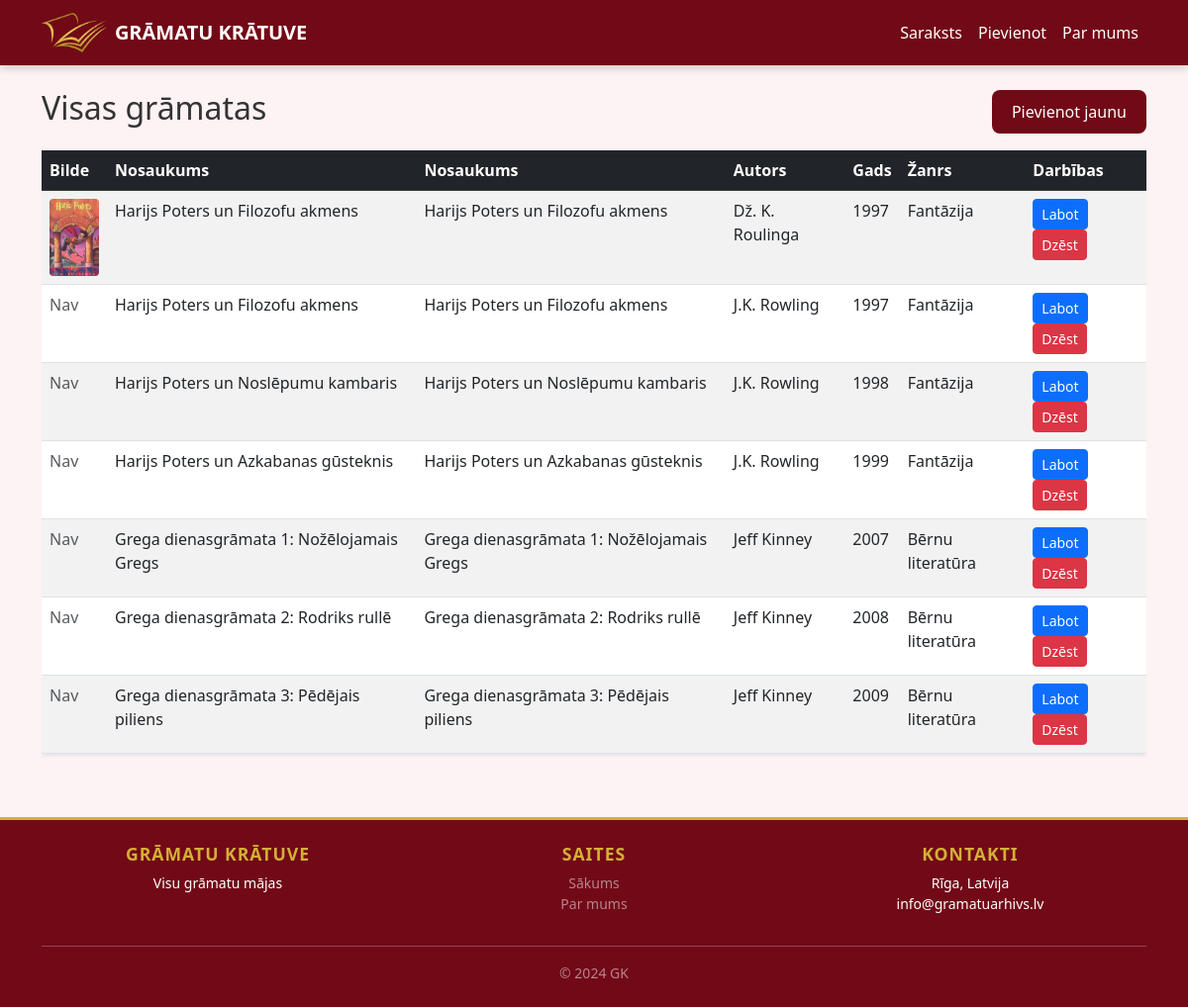
The app's page /gramatas, older data.
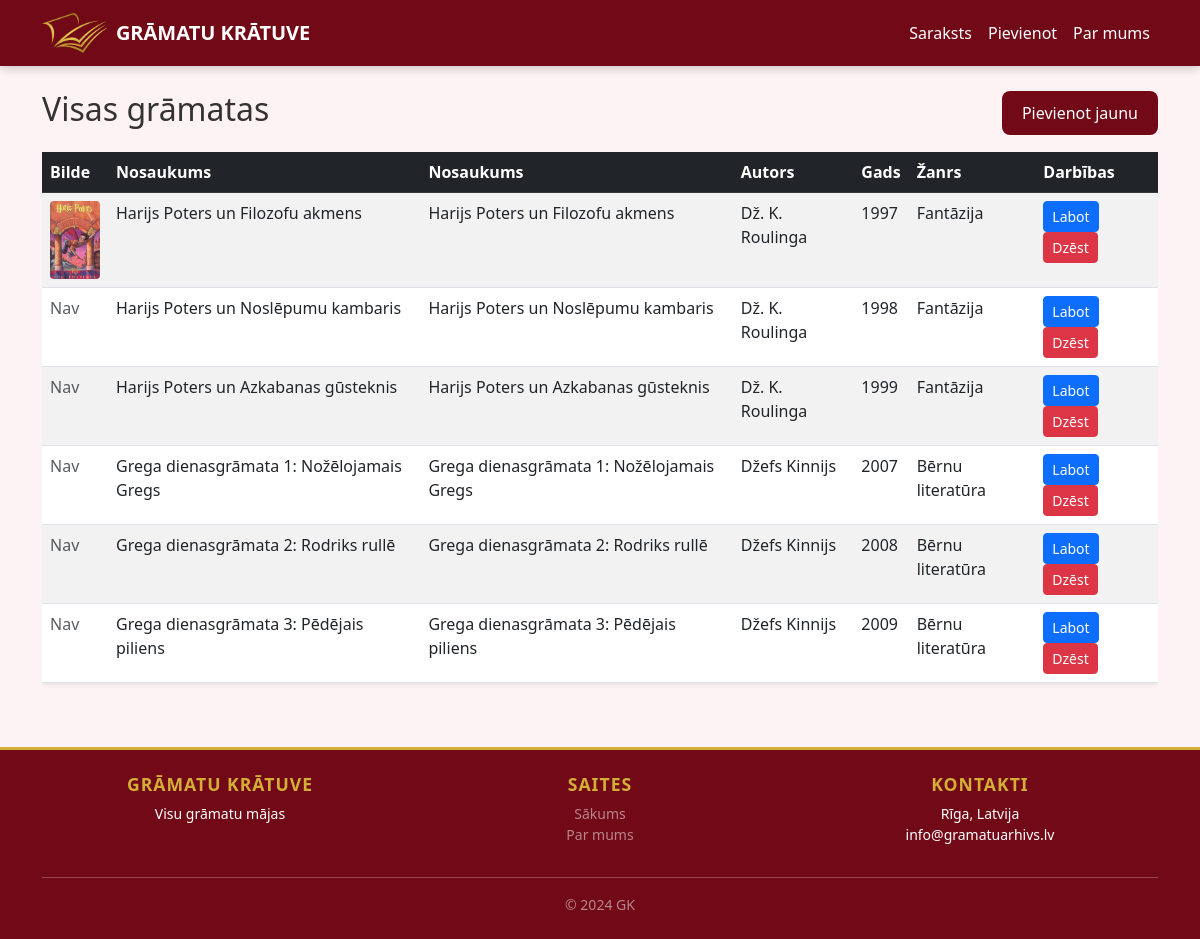
The same page, newer data.
### tables this page shows
CREATE TABLE books (
            id INTEGER PRIMARY KEY AUTOINCREMENT, 
            title TEXT NOT NULL, 
            gads INTEGER,
            author_id INTEGER, 
            zanrs_id INTEGER,
            bilde TEXT,
            FOREIGN KEY(author_id) REFERENCES authors(id), 
            FOREIGN KEY(zanrs_id) REFERENCES zanri(id)
        );

CREATE TABLE authors (id INTEGER PRIMARY KEY AUTOINCREMENT, name TEXT NOT NULL);

CREATE TABLE zanri (id INTEGER PRIMARY KEY AUTOINCREMENT, name TEXT NOT NULL);

### app.py (the view)
@app.route('/gramatas') # Grāmatu saraksta skats
def gramatas():
    conn = get_db()
    query = '''
        SELECT books.*, authors.name as author, zanri.name as zanrs
        FROM books
        JOIN authors ON books.author_id = authors.id
        JOIN zanri ON books.zanrs_id = zanri.id
    '''
    books = conn.execute(query).fetchall()
    conn.close()
    return render_template('gramatas.html', books=books)

### app.py (called while the page is built)
def get_db():
    conn = sqlite3.connect('database.db')
    conn.row_factory = sqlite3.Row # Šitais palīdz dabūt datus pēc nosaukumiem
    return conn

### templates/gramatas.html
{% extends 'base.html' %}
{% block content %}
<div class="d-flex justify-content-between align-items-center mb-3">
    <h2>Visas grāmatas</h2>
    <a href="/pievienot" class="btn btn-rose">Pievienot jaunu</a>
</div>
<div class="table-responsive">
    <table class="table table-striped bg-white shadow-sm">
        <thead class="table-dark">
            <tr>
                <th>Bilde</th> <th>Nosaukums</th>
                <th>Nosaukums</th>
                <th>Autors</th>
                <th>Gads</th>
                <th>Žanrs</th>
                <th>Darbības</th>
            </tr>
        </thead>
        <tbody>
            {% for b in books %}
            <tr>
                <td> {% if b.bilde %}
                        <img src="{{ url_for('static', filename='gramatas/' + b.bilde) }}" width="50" style="border-radius: 4px;">
                    {% else %}
                        <span class="text-muted">Nav</span>
                    {% endif %}
                </td>
                <td>{{ b.title }}</td>
                <td>{{ b.title }}</td>
                <td>{{ b.author }}</td>
                <td>{{ b.gads }}</td>
                <td>{{ b.zanrs }}</td>
                <td>
                    <a href="/rediget/{{ b.id }}" class="btn btn-sm btn-primary">Labot</a>
                    <form action="/dzest/{{ b.id }}" method="POST" style="display:inline;" onsubmit="return confirm('Tiešām dzēst?')">
                        <button class="btn btn-sm btn-danger">Dzēst</button>
                    </form>
                </td>
            </tr>
            {% endfor %}
        </tbody>
    </table>
</div>
{% endblock %}

### templates/base.html (shortened to what this page needs)
<!DOCTYPE html>
<html lang="lv">
<head>
    <link href="https://cdn.jsdelivr.net/npm/bootstrap@5.3.0/dist/css/bootstrap.min.css" rel="stylesheet">
    <link rel="stylesheet" href="{{ url_for('static', filename='style.css') }}">
</head>
<body class="d-flex flex-column min-vh-100"> <nav class="navbar navbar-expand-lg navbar-rose mb-4">
        <div class="container">
            <a class="navbar-brand d-flex align-items-center fw-bold" href="/">
                <img src="{{ url_for('static', filename='images/logo.png') }}" alt="Logo" class="navbar-logo me-2">
                <span>GRĀMATU KRĀTUVE</span>
            </a>
            <div class="collapse navbar-collapse" id="navbarNav">
                <div class="navbar-nav ms-auto">
                    <a class="nav-link" href="/gramatas">Saraksts</a>
                    <a class="nav-link" href="/pievienot">Pievienot</a>
                    <a class="nav-link" href="/par_mums">Par mums</a>
                </div>
            </div>
        </div>
    </nav>
    <div class="container flex-grow-1"> {% block content %}{% endblock %}
    </div>
    <footer class="footer mt-5">
        <div class="container text-center text-white py-4">
            <div class="row">
                <div class="col-md-4 mb-3 mb-md-0">
                    <h5 class="fw-bold">GRĀMATU KRĀTUVE</h5>
                    <p class="small mb-0">Visu grāmatu mājas</p>
                </div>
                <div class="col-md-4 mb-3 mb-md-0">
                    <h5 class="fw-bold">Saites</h5>
                    <ul class="list-unstyled small">
                        <li><a href="/" class="text-white-50 text-decoration-none">Sākums</a></li>
                        <li><a href="/par_mums" class="text-white-50 text-decoration-none">Par mums</a></li>
                    </ul>
                </div>
                <div class="col-md-4">
                    <h5 class="fw-bold">Kontakti</h5>
                    <p class="small mb-0">Rīga, Latvija<br>info@gramatuarhivs.lv</p>
                </div>
            </div>
            <hr class="bg-white my-3">
            <p class="small mb-0 text-white-50">&copy; 2024 GK</p>
        </div>
    </footer>
</body>
</html>

### static/style.css (style rules this page uses)
:root { --dark-rose: #720917; --medium-rose: #a01a34; --light-rose: #fdf2f4; --gold-accent: #d4af37; }
body { background-color: var(--light-rose); font-family: 'Segoe UI', Roboto, Helvetica, Arial, sans-serif; color: #333; }
.navbar-rose { background-color: var(--dark-rose) !important; box-shadow: 0 2px 10px rgba(0,0,0,0.2); }
.navbar-brand, .nav-link { color: white !important; }
.btn-rose { background-color: var(--dark-rose); color: white; border-radius: 8px; padding: 10px 20px; transition: 0.3s; border: none; }
.navbar-logo { height: 40px; width: auto; border-radius: 5px; }
.footer { background-color: var(--dark-rose); border-top: 3px solid var(--gold-accent); }
.footer h5 { color: var(--gold-accent); font-size: 1.1rem; text-transform: uppercase; letter-spacing: 1px; }

Row changes from the older to the newer data that the page shows:
removed books: bilde "Nav", title "Harijs Poters un Filozofu akmens", author "J.K. Rowling", gads "1997", zanrs "Fantāzija"
changed books "Harijs Poters un Noslēpumu kambaris": author "J.K. Rowling" → "Dž. K. Roulinga"
changed books "Harijs Poters un Azkabanas gūsteknis": author "J.K. Rowling" → "Dž. K. Roulinga"
changed through a linked row, books "Grega dienasgrāmata 1: Nožēlojamais Gregs": author "Jeff Kinney" → "Džefs Kinnijs"
changed through a linked row, books "Grega dienasgrāmata 2: Rodriks rullē": author "Jeff Kinney" → "Džefs Kinnijs"
changed through a linked row, books "Grega dienasgrāmata 3: Pēdējais piliens": author "Jeff Kinney" → "Džefs Kinnijs"
